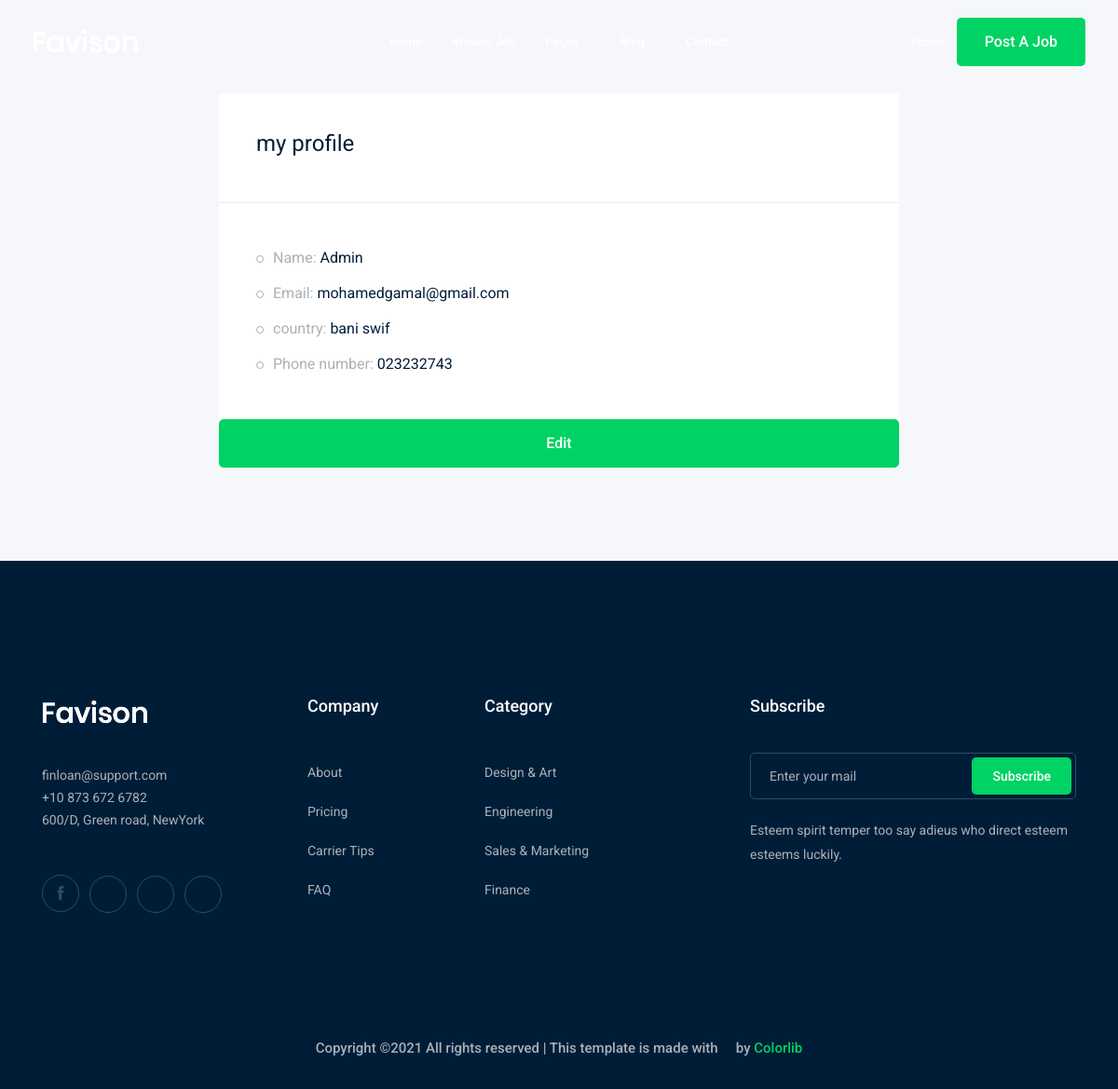
/accounts/profile/ (signed in), run on the app's committed database.
### accounts/models.py (models this page shows)
class Profile(models.Model):
    user=models.OneToOneField(User,related_name='user_profile', on_delete=models.CASCADE)
    city=models.ForeignKey('City', related_name='user_city', on_delete=models.CASCADE,null=True,blank=True)
    phone_number=models.CharField(max_length=15)
    image=models.ImageField(upload_to='profile/')
    def __str__(self):
        return str(self.user)

class City(models.Model):
    name=models.CharField(max_length=15)
    def __str__(self):
        return self.name

### accounts/views.py (the view)
def profile(request):
    profile=Profile.objects.get(user=request.user)
    return render(request,'accounts/profile.html',{'profile':profile})

### accounts/templates/accounts/profile.html
{%extends 'base.html'%}
{% load bootstrap4 %}
{%block body%}
    <div class="job_details_area">
        <div class="container">
            <div class="row">
                <div class="col-lg-8 mx-auto">
                    <div class="job_sumary">
                        <div class="summery_header">
                            <h3>my profile</h3>
                        </div>
                        <div class="job_content">
                            <ul>
                                <li>Name: <span>{{profile}}</span></li>
                                <li>Email: <span>{{profile.user.email}}</span></li>
                                <li>country: <span>{{profile.city}}</span></li>
                                <li>Phone number: <span> {{profile.phone_number}}</span></li>
                            </ul>
                        </div>
                        <div>
                            <a href="{% url 'accounts:edit_profile' %}" class="boxed-btn3 w-100" >Edit</a>
                        </div>
                    </div>
                </div>
            </div>
        </div>
    </div>
{%endblock body%}

### data on the page
Profile: user.username "Admin", user.email "mohamedgamal@gmail.com", city "bani swif", phone_number "023232743"
